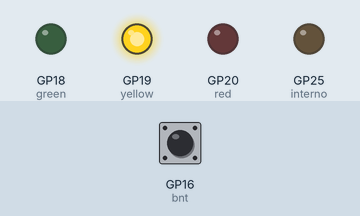
The program below on a simulated Raspberry Pi Pico running MicroPython. Parts: output pins drawn as LEDs (lit = HIGH). Dashed ring = blinking. Inputs (shaded band) come from the test bench; at power-on: GP16 (bnt) HIGH. Threads take turns every 2 ms.

Above: at 1.2 s.
1.3 s: GP16 (bnt) pulled LOW for 1 s
At 1.55 s:
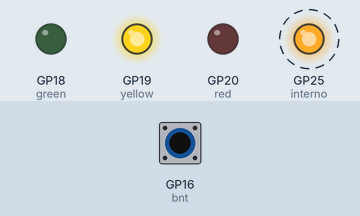
At 3.8 s:
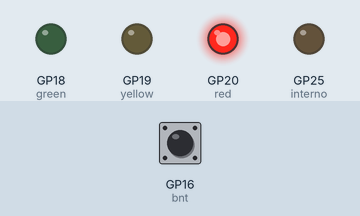
4.3 s: GP16 (bnt) pulled LOW for 3.2 s
At 8.8 s:
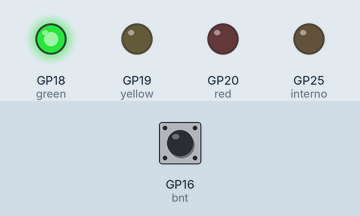
Timing chart, 0 to 15.0 s (numbered marks = the images above; inputs shaded):
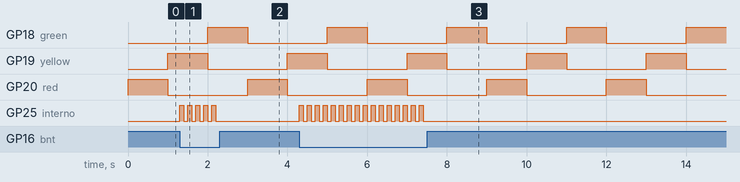

Measured:
- after the input at 1.3 s, GP25 (interno): alternates HIGH for 0.10 s and LOW for 0.10 s, 10 changes in all, then stays LOW, starting at once
- after the input at 4.3 s, GP25 (interno): alternates HIGH for 0.10 s and LOW for 0.10 s, 32 changes in all, then stays LOW, starting at once
- by itself, GP18 (green), GP19 (yellow), GP20 (red): alternates HIGH for 1.0 s and LOW for 2.0 s

The program:

tread.py
```python
from machine import Pin
from time import sleep
import _thread

#============= Configuração =================#
red = Pin(20, Pin.OUT)
yellow = Pin(19, Pin.OUT)
green = Pin(18, Pin.OUT)
bnt = Pin(16, Pin.IN, Pin.PULL_UP)  # Configuração do botão com pull-up
interno = Pin(25, Pin.OUT)  # LED interno da Pico

#============ thread =================#
def apertado():
    while True:
        if bnt.value() == 0:  # Corrigido para usar bnt.value()
            interno.toggle()  # Alterna o estado do LED interno
        sleep(0.1)  # Espera para evitar leituras muito rápidas (debounce)

# Iniciar a thread
_thread.start_new_thread(apertado, ())

#============ main =================#
while True:
    red.value(1)      # Liga o LED vermelho
    green.value(0)    # Desliga o LED verde
    yellow.value(0)   # Desliga o LED amarelo
    sleep(1)          # Espera 1 segundo

    red.value(0)      # Desliga o LED vermelho
    yellow.value(1)   # Liga o LED amarelo
    sleep(1)          # Espera 1 segundo

    yellow.value(0)   # Desliga o LED amarelo
    green.value(1)    # Liga o LED verde
    sleep(1)          # Espera 1 segundo
```
